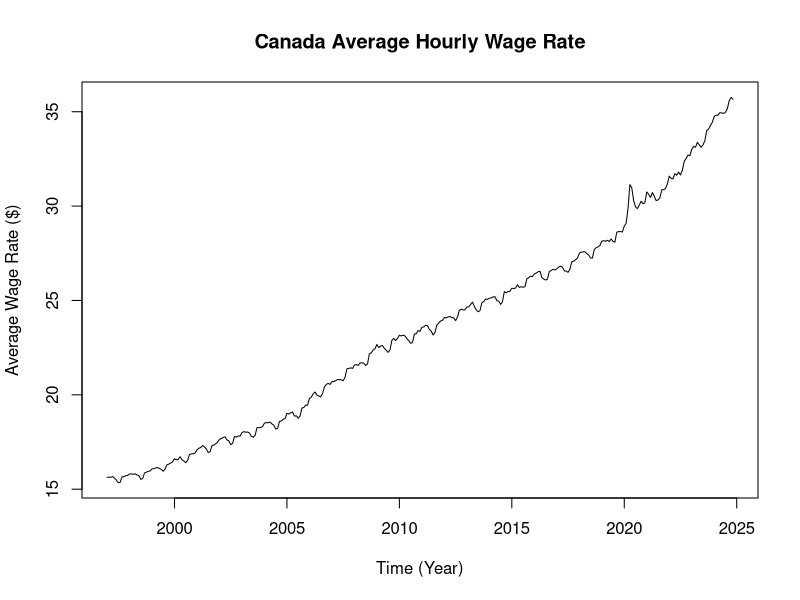
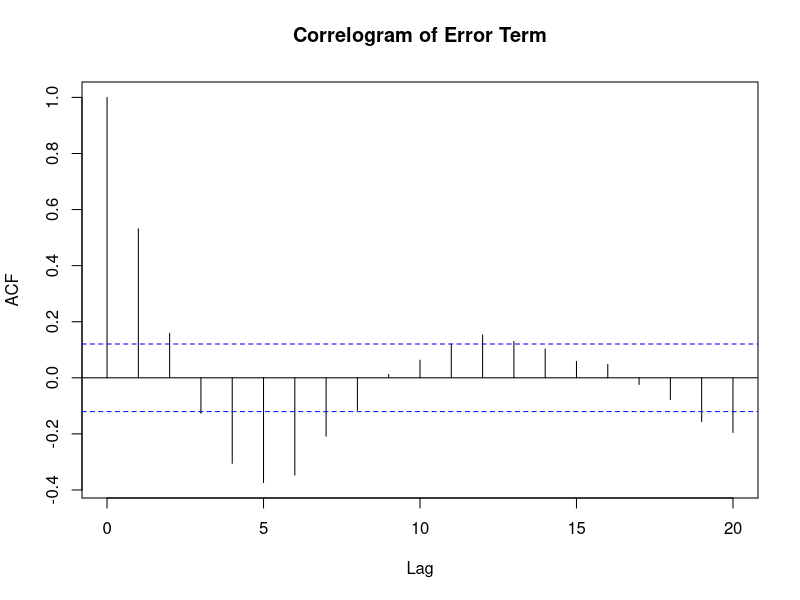
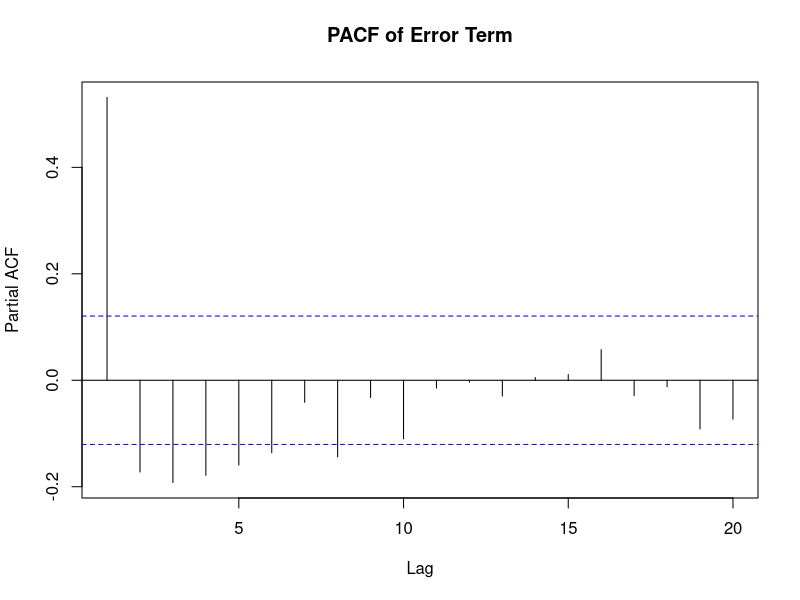
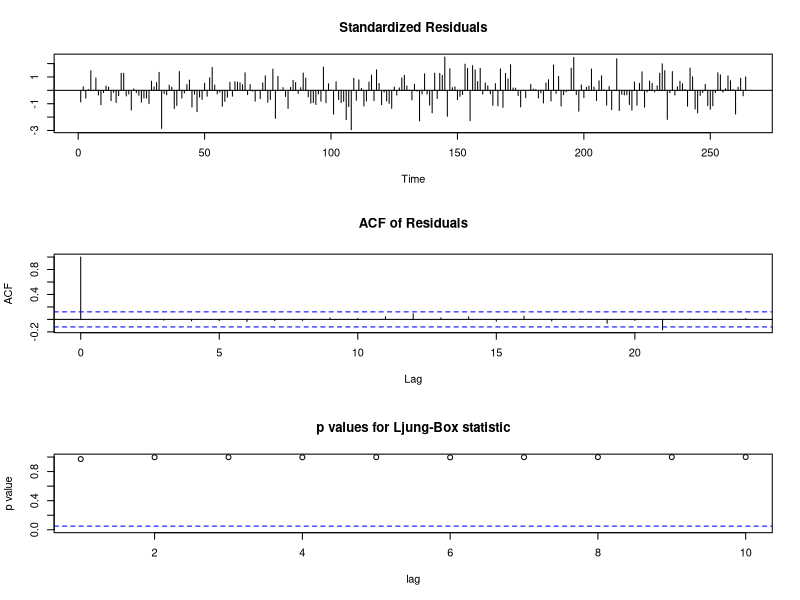
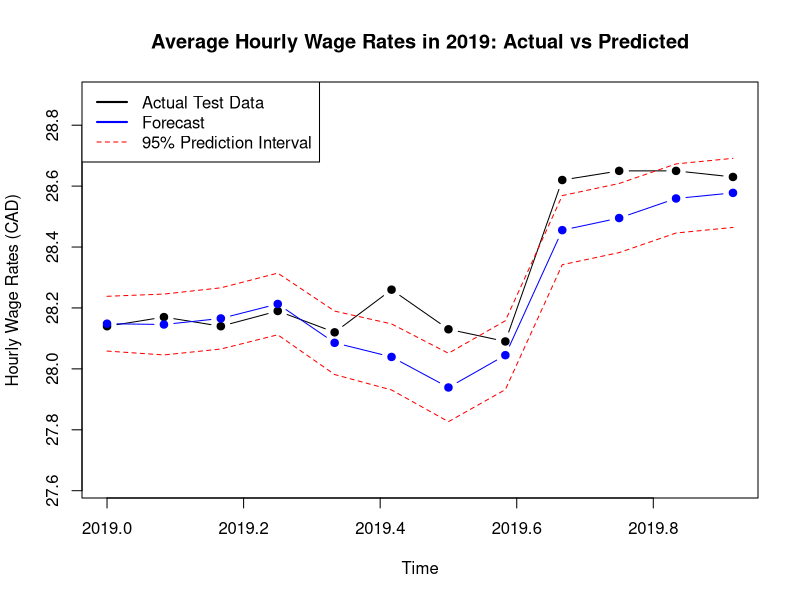
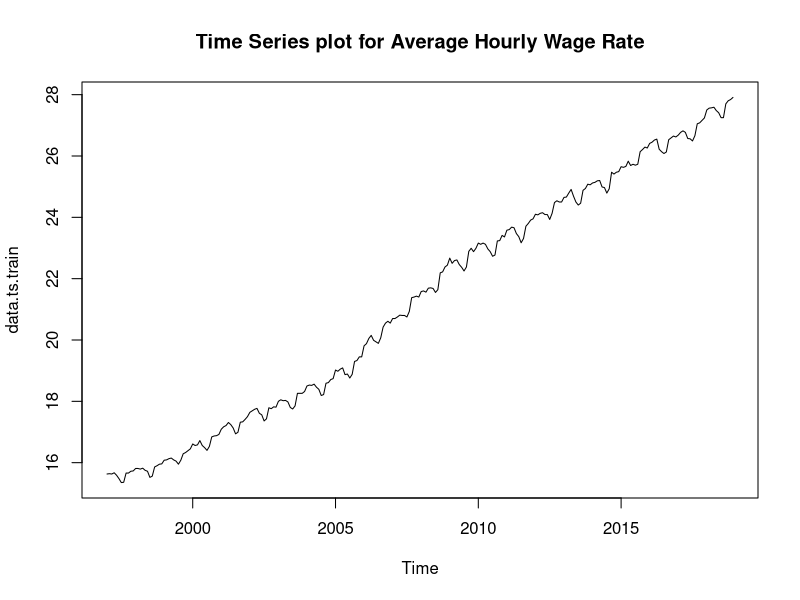
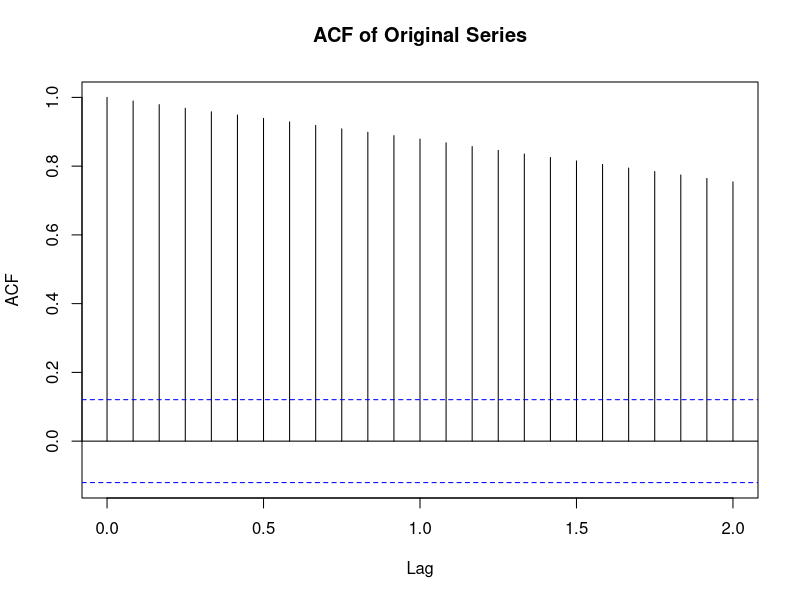
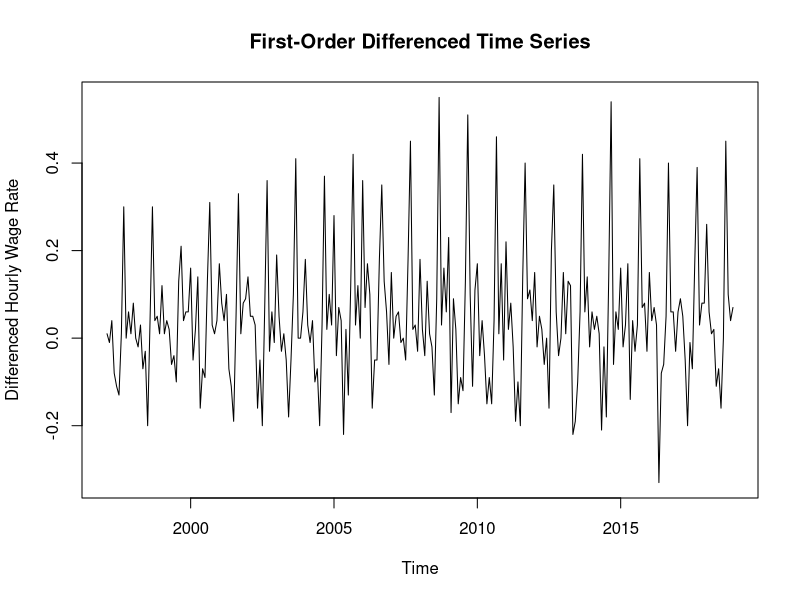

R code for these plots, in order:
## ---- chunk 1
knitr::opts_chunk$set(echo = TRUE)
#if you do not have the package, type install.packages("name_of_the_package")
library(knitr)
library(tseries)
library(forecast)
## ---- chunk 2
# this is where your R code goes

# Initialisation
data <- read.csv("employee_wages_total_industry.csv")

data.ts <- ts(data$employee_wages,
              start = c(1997, 1),
              frequency = 12)


# January 1997 to December 2018 as the training set for model fitting
data.ts.train <- window(data.ts,
                        start = c(1997, 1),
                        end = c(2018, 12),
                        frequency = 12)
  
# from January 2019 to December 2019 as the test set
data.ts.test <- window(data.ts,
                       start = c(2019, 1),
                       end = c(2019, 12),
                       frequency = 12)
plot(data.ts,
     main = "Canada Average Hourly Wage Rate",
     xlab = "Time (Year)",
     ylab = "Average Wage Rate ($)")

# LOESS Smoothing 
# De-seasonalize Series
data.ts.ls <- stl(data.ts.train,
                  s.window = "periodic")

# From HW1
trend.ls <- data.ts.ls$time.series[,"trend"]
seas.ls <- data.ts.ls$time.series[,"seasonal"]
error.ls <- data.ts.ls$time.series[, "remainder"]

# ARMA Model fitting for Remainder Term
error.time.ls <- seq_along(error.ls)
error.ls.df <- data.frame("Remainder" = error.ls,
                          "Time" = error.time.ls)

## ---- chunk 3
# this is where your R code goes
error.ts <- ts(error.ls)

acf(error.ts,
    lag.max = 20,
    main = "Correlogram of Error Term")

pacf(error.ts,
     lag.max = 20,
     main = "PACF of Error Term")

## ---- chunk 4
# this is where your R code goes
# Fitting our model
model <- arima(error.ts, order = c(0, 0, 8))
model

model_2 <- arima(error.ts, order = c(0, 0, 6))
model_2

tsdiag(model)
## ---- chunk 5
# this is where your R code goes
# Remainder Component
remainder_forecast <- predict(model, n.ahead = 12)
remainder_lower <- remainder_forecast$pred - 1.96 * remainder_forecast$se
remainder_upper <- remainder_forecast$pred + 1.96 * remainder_forecast$se

# Trend Component
trend.time.ls <- seq_along(trend.ls)
trend.ls.df <- data.frame('trend'=trend.ls, 'time'=trend.time.ls)
trend_model.ls <- lm(trend ~ time, data=trend.ls.df)
trend_forecast_times <- max(trend.time.ls) + 1:12
trend_forecast <- predict(trend_model.ls, newdata=data.frame('time'=trend_forecast_times))

# Seasonal Component
seasonal_forecast <- seas.ls[1:12]

final_forecast <- trend_forecast + seasonal_forecast + remainder_forecast$pred

forecast_ts <- ts(final_forecast,
                     start=c(2019, 1),
                     frequency=12)

# Prediction Interval
lower_pi <- trend_forecast + seasonal_forecast + remainder_lower
upper_pi <- trend_forecast + seasonal_forecast + remainder_upper

lower_ts <- ts(lower_pi, start=c(2019, 1), frequency=12)
upper_ts <- ts(upper_pi, start=c(2019, 1), frequency=12)

# Prediction Table (From Lab 9)
forecast_table <- data.frame(Month = month.abb[1:12],
                             True_Value = data.ts.test,
                             Forecast = forecast_ts,
                             Lower_CI = lower_ts,
                             Upper_CI = upper_ts
                             )

kable(forecast_table,
      caption = "Monthly Forecasts of Average Hourly Wage Rates (2019)")

## ---- chunk 6
# this is where your R code goes
# From Lab 8 Prediction plot
plot(data.ts.test,
    main = "Average Hourly Wage Rates in 2019: Actual vs Predicted",
    ylab = "Hourly Wage Rates (CAD)",
    ylim = c(min(lower_pi)-0.2, max(upper_pi)+0.2),
    col = "black",
    type = "b",
    pch = 19)

# Prediction
lines(forecast_ts, 
      col = "blue",
      type = "b",
      pch = 19)

# Prediction interval
lines(lower_ts,
      type = "l",
      col = "red",
      lty = 2)

lines(upper_ts,
      type = "l",
      col = "red",
      lty = 2)

legend("topleft",
        legend=c("Actual Test Data", "Forecast", "95% Prediction Interval"),
        col=c("black", "blue", "red"),
        lty=c(1, 1, 2),
        lwd=c(2, 2, 1))


## ---- chunk 7
# this is where your R code goes
plot(data.ts.train, main = "Time Series plot for Average Hourly Wage Rate")

## ---- chunk 8
# this is where your R code goes
acf(data.ts.train, main="ACF of Original Series")
## ---- chunk 9
# FROM LAB 4
# Trend Differencing
diff_1 <- diff(data.ts.train, differences = 1)

plot(diff_1, 
     main="First-Order Differenced Time Series",
     xlab = "Time", ylab = "Differenced Hourly Wage Rate")

acf(ts(diff_1), main = "ACF of First Order Differenced Series")

pacf(ts(diff_1), main = "PACF of First Order Differenced Series")

# Seasonality Differencing
seasonal_diff <- diff(diff_1, lag = frequency(data.ts.train))

plot(seasonal_diff,
     main = "Seasonally Differenced Series",
     xlab = "Time", ylab = "Differenced Hourly Wage Rate"
     )

acf(ts(seasonal_diff), lag.max = 30,
    main="ACF of Seasonally Differenced Time Series")

pacf(ts(seasonal_diff), lag.max = 30,
     main="PACF of Seasonally Differenced Time Series")


## ---- chunk 10
# this is where your R code goes
arima_selection <- auto.arima(data.ts.train, seasonal = TRUE)
summary(arima_selection)

tsdiag(arima_selection)
## ---- chunk 11
# this is where your R code goes
# Forecasting
sarima_forecast <- predict(arima_selection, n.ahead=12)

sarima_pred <- sarima_forecast$pred
sarima_forecast_lower <- sarima_pred - 1.96 * sarima_forecast$se
sarima_forecast_upper <- sarima_pred + 1.96 * sarima_forecast$se

sarima_forecast_ts <- ts(sarima_pred, start=c(2019, 1), frequency=12)
sarima_lower_ts <- ts(sarima_forecast_lower, start=c(2019, 1), frequency=12)
sarima_upper_ts <- ts(sarima_forecast_upper, start=c(2019, 1), frequency=12)


# Prediction Table (From Lab 9)
forecast_table <- data.frame(Month = month.abb[1:12],
                             True_Value = data.ts.test,
                             Forecast = sarima_forecast_ts,
                             Lower_CI = sarima_lower_ts,
                             Upper_CI = sarima_upper_ts
                             )


# Graph

plot(data.ts.test,
     main = "SARIMA Average Hourly Wage Rates in 2019: Actual vs Predicted",
     ylab = "Hourly Wage Rates (CAD)",
     ylim = c(min(sarima_lower_ts) - 0.2, max(sarima_upper_ts) + 0.2),
     col = "black",
     type = "b",
     pch = 19)

lines(sarima_forecast_ts,
      col="blue",
      type = "b",
      pch = 19)

lines(sarima_lower_ts,
      col="red",
      lty = 2)

lines(sarima_upper_ts,
      col="red",
      lty = 2)

legend("topleft",
        legend=c("Actual Test Data", "Forecast", "95% Prediction Interval"),
        col=c("black", "blue", "red"),
        lty=c(1, 1, 2),
        lwd=c(2, 2, 1))


## ---- chunk 12
# From Lab 8
hw_model <- HoltWinters(data.ts.train, seasonal = "additive")

plot(hw_model, main="Holt-Winters' Exponential Smoothing Fit")

hw_predictions <- predict(hw_model,
                          n.ahead = 12,
                          prediction.interval = TRUE)

hw_fit <- hw_predictions[, "fit"]
hw_lower <- hw_predictions[, "lwr"]
hw_upper <- hw_predictions[, "upr"]

hw_forecast_ts <- ts(hw_fit, start = c(2019, 1), frequency = 12)

hw_lower_ts <- ts(hw_lower, start = c(2019, 1), frequency = 12)
hw_upper_ts <- ts(hw_upper, start = c(2019, 1), frequency = 12)

# Prediction Table (From Lab 9)
hw_forecast_table <- data.frame(Month = month.abb[1:12],
                             True_Value = data.ts.test,
                             Forecast = hw_forecast_ts,
                             Lower_CI = hw_lower_ts,
                             Upper_CI = hw_upper_ts
                             )

kable(forecast_table,
      caption = "Monthly Forecasts of Average Hourly Wage Rates (2019)")


plot(data.ts.test,
     main="Holt-Winters' Average Hourly Wage Rates: Predtiction vs Actual (2019)",
     ylim=range(c(data.ts.test, hw_lower, hw_upper)),
     ylab="Wage Rates (CAD)",
     xlab="Time",
     col="black")

lines(hw_forecast_ts, col="blue", lwd=2)
lines(hw_lower_ts, col="red", lty=2)
lines(hw_upper_ts, col="red", lty=2)

legend("topleft",
       legend=c("Actual Test Data", "Holt-Winters Forecast", "95% Prediction Interval"),
       col=c("black", "blue", "red"),
       lty=c(1, 1, 2))

## ---- chunk 13
# GRAPH
plot(data.ts.test,
     col = "black",
     pch = 19,
     type = "b",
     xlab="Month (2019)",
     ylab="Average Hourly Wage Rate (CAD)",
     main="Forecasting Methods vs True Value",
     ylim=range(c(data.ts.test, forecast_ts, sarima_forecast_ts, hw_forecast_ts))
     )

lines(forecast_ts, col="red", lwd=2)
lines(sarima_forecast_ts, col="green", lwd=2)
lines(hw_forecast_ts, col="blue", lwd=2)

legend("topleft",
       legend=c("Test Data", "ARMA Model", "SARIMA Model", "Holt-Winters Forecast"),
       col=c("black", "red", "green", "blue"),
       lty=c(1, 1, 2))

## ---- chunk 14
# Table
arma_mspe <- mean((data.ts.test - forecast_ts)^2)
sarima_mspe <- mean((data.ts.test - sarima_forecast_ts)^2)
hw_mspe <- mean((data.ts.test - hw_forecast_ts)^2)

table_compare <- data.frame(Model = c("ARMA", "SARIMA", "Holt-Winters"),
                            MSPE = c(arma_mspe, sarima_mspe, hw_mspe))
kable(table_compare,
      caption = "Forecast Models Comparison w/ Mean Squared Prediction Error")

